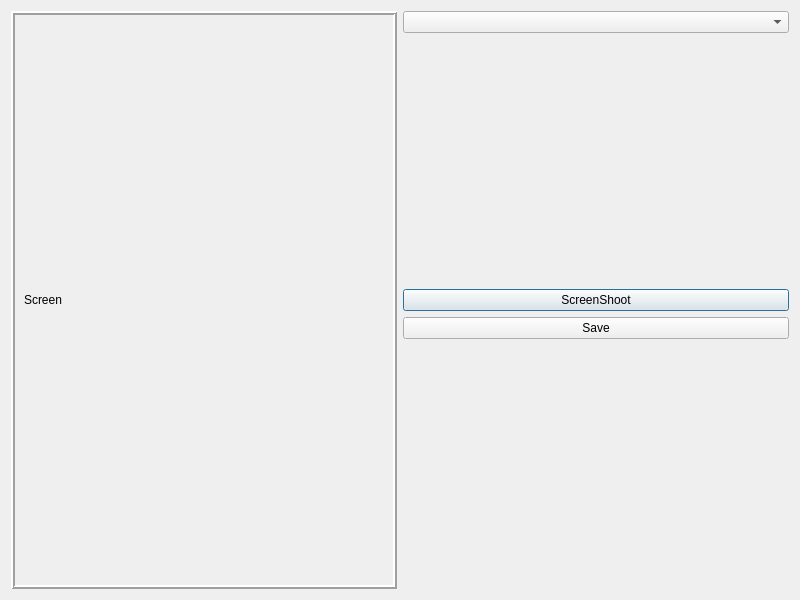
<?xml version="1.0" encoding="UTF-8"?>
<ui version="4.0">
 <class>Dialog</class>
 <widget class="QDialog" name="Dialog">
  <property name="geometry">
   <rect>
    <x>0</x>
    <y>0</y>
    <width>800</width>
    <height>600</height>
   </rect>
  </property>
  <property name="windowTitle">
   <string>Dialog</string>
  </property>
  <layout class="QVBoxLayout" name="verticalLayout_3">
   <item>
    <layout class="QHBoxLayout" name="horizontalLayout">
     <item>
      <widget class="QFrame" name="frame">
       <property name="frameShape">
        <enum>QFrame::Box</enum>
       </property>
       <property name="frameShadow">
        <enum>QFrame::Raised</enum>
       </property>
       <property name="lineWidth">
        <number>2</number>
       </property>
       <layout class="QVBoxLayout" name="verticalLayout_2">
        <item>
         <widget class="QLabel" name="lblScreen">
          <property name="minimumSize">
           <size>
            <width>0</width>
            <height>0</height>
           </size>
          </property>
          <property name="frameShape">
           <enum>QFrame::NoFrame</enum>
          </property>
          <property name="text">
           <string>Screen</string>
          </property>
         </widget>
        </item>
       </layout>
      </widget>
     </item>
     <item>
      <layout class="QVBoxLayout" name="verticalLayout">
       <item>
        <widget class="QComboBox" name="comboBox"/>
       </item>
       <item>
        <spacer name="verticalSpacer_2">
         <property name="orientation">
          <enum>Qt::Vertical</enum>
         </property>
         <property name="sizeHint" stdset="0">
          <size>
           <width>20</width>
           <height>40</height>
          </size>
         </property>
        </spacer>
       </item>
       <item>
        <widget class="QPushButton" name="btnScreen">
         <property name="text">
          <string>ScreenShoot</string>
         </property>
        </widget>
       </item>
       <item>
        <widget class="QPushButton" name="btnSave">
         <property name="text">
          <string>Save</string>
         </property>
        </widget>
       </item>
       <item>
        <spacer name="verticalSpacer">
         <property name="orientation">
          <enum>Qt::Vertical</enum>
         </property>
         <property name="sizeHint" stdset="0">
          <size>
           <width>20</width>
           <height>40</height>
          </size>
         </property>
        </spacer>
       </item>
      </layout>
     </item>
    </layout>
   </item>
  </layout>
 </widget>
 <resources/>
 <connections/>
</ui>
